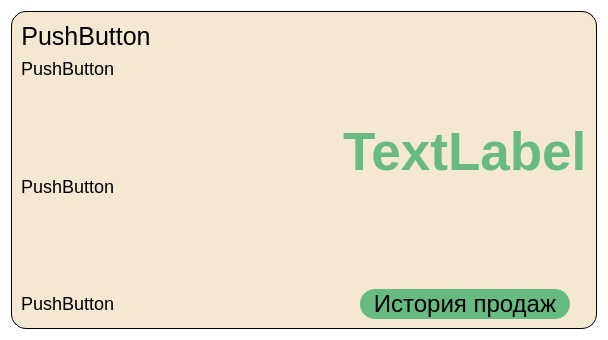
<?xml version="1.0" encoding="UTF-8"?>
<ui version="4.0">
 <class>partner_cards</class>
 <widget class="QWidget" name="partner_cards">
  <property name="geometry">
   <rect>
    <x>0</x>
    <y>0</y>
    <width>608</width>
    <height>340</height>
   </rect>
  </property>
  <property name="windowTitle">
   <string>Form</string>
  </property>
  <property name="styleSheet">
   <string notr="true">font: 18pt &quot;Arial&quot;;
background-color: white;
color: black;</string>
  </property>
  <layout class="QGridLayout" name="gridLayout">
   <item row="0" column="0">
    <widget class="QFrame" name="frame">
     <property name="styleSheet">
      <string notr="true">border: 1px solid black;
border-radius: 15px;
background-color:#F4E8D3; </string>
     </property>
     <layout class="QHBoxLayout" name="horizontalLayout_2">
      <item>
       <layout class="QHBoxLayout" name="horizontalLayout">
        <item>
         <layout class="QVBoxLayout" name="verticalLayout">
          <item alignment="Qt::AlignmentFlag::AlignLeft">
           <widget class="QPushButton" name="button_name">
            <property name="styleSheet">
             <string notr="true">border:none;
font-size: 25px;
</string>
            </property>
            <property name="text">
             <string>PushButton</string>
            </property>
           </widget>
          </item>
          <item alignment="Qt::AlignmentFlag::AlignLeft">
           <widget class="QPushButton" name="button_director">
            <property name="styleSheet">
             <string notr="true">border:none;

font-size: 18px;</string>
            </property>
            <property name="text">
             <string>PushButton</string>
            </property>
           </widget>
          </item>
          <item alignment="Qt::AlignmentFlag::AlignLeft">
           <widget class="QPushButton" name="button_phone">
            <property name="maximumSize">
             <size>
              <width>16777215</width>
              <height>200</height>
             </size>
            </property>
            <property name="styleSheet">
             <string notr="true">border:none;

font-size: 18px;</string>
            </property>
            <property name="text">
             <string>PushButton</string>
            </property>
           </widget>
          </item>
          <item alignment="Qt::AlignmentFlag::AlignLeft">
           <widget class="QPushButton" name="button_rating">
            <property name="styleSheet">
             <string notr="true">border:none;

font-size: 18px;</string>
            </property>
            <property name="text">
             <string>PushButton</string>
            </property>
           </widget>
          </item>
         </layout>
        </item>
       </layout>
      </item>
      <item>
       <layout class="QVBoxLayout" name="verticalLayout_2">
        <item alignment="Qt::AlignmentFlag::AlignRight">
         <widget class="QLabel" name="label_sale">
          <property name="styleSheet">
           <string notr="true">border: none;
font-size: 40pt;
color: #67BA80;
font-weight: bold;
margin-left: 10pt;</string>
          </property>
          <property name="text">
           <string>TextLabel</string>
          </property>
         </widget>
        </item>
        <item>
         <layout class="QHBoxLayout" name="horizontalLayout_3">
          <item>
           <widget class="QPushButton" name="button_see_sales_history">
            <property name="sizePolicy">
             <sizepolicy hsizetype="Minimum" vsizetype="Preferred">
              <horstretch>0</horstretch>
              <verstretch>0</verstretch>
             </sizepolicy>
            </property>
            <property name="maximumSize">
             <size>
              <width>210</width>
              <height>30</height>
             </size>
            </property>
            <property name="styleSheet">
             <string notr="true">background-color:#67Ba80;
border-radius:15px;
margin-top: 5pt;
margin-left: 5pt;
margin-right: 5pt;
margin-bottom: 5pt;
border: none;
font-weight: bolder;
font-size: 18pt;
</string>
            </property>
            <property name="text">
             <string>История продаж</string>
            </property>
           </widget>
          </item>
         </layout>
        </item>
       </layout>
      </item>
     </layout>
    </widget>
   </item>
  </layout>
 </widget>
 <resources/>
 <connections/>
</ui>
